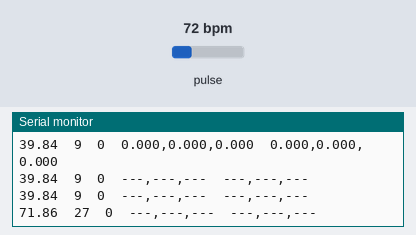
This sketch was run on a simulated ESP8266 (NodeMCU). Shown: the last lines printed to the serial monitor. The inputs (shaded band) are chosen by the test bench; at power-on: pulse 72 bpm. WiFi joins after 1.5 s; servers stay silent unless stated.

Above: at 2.7 s.
2.8 s: pulse set to 42 bpm
At 2.87 s:
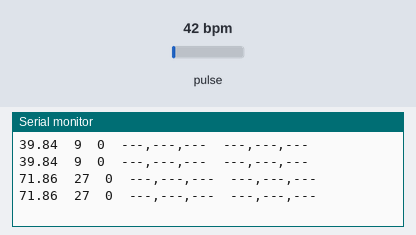
4.3 s: pulse set to 70 bpm
At 4.48 s:
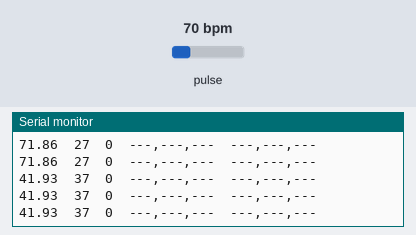
Timing chart, 0 to 7.3 s (numbered marks = the images above; inputs shaded):
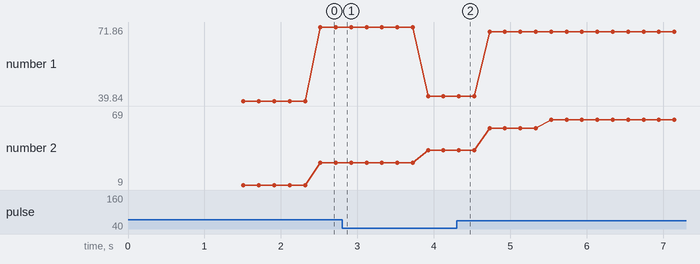

Measured:
- plotted number 1: 71.86 → 41.93 after the input at 2.8 s, 41.93 → 69.85 after the input at 4.3 s
- plotted number 2: 27 → 37 after the input at 2.8 s, 37 → 69 after the input at 4.3 s

The sketch:

Hardware_Code.ino
```cpp
#include <Wire.h>
#include "MAX30105.h"
#include "heartRate.h"
#include "spo2_algorithm.h"
#include <ESP8266WiFi.h>
#include <WiFiUdp.h>

#define SDA_PIN 4
#define SCL_PIN 5

// WiFi settings - must match sender
const char* ssid = "Redmi";
const char* password = "12345678";
const int udpPort = 1234;

MAX30105 particleSensor;
WiFiUDP udp;

// Heart rate variables
const byte RATE_SIZE = 4;
byte rates[RATE_SIZE];
byte rateSpot = 0;
long lastBeat = 0;
float beatsPerMinute;
int beatAvg;

// SpO2 variables
#define MAX_BRIGHTNESS 255
uint32_t irBuffer[100];
uint32_t redBuffer[100];
int32_t spo2;
int8_t validSPO2;
int32_t heartRate;
int8_t validHeartRate;

// MPU variables (received from sender)
float mpu1AccX, mpu1AccY, mpu1AccZ;
float mpu2AccX, mpu2AccY, mpu2AccZ;
unsigned long lastMpuUpdate = 0;

// Timing variables
unsigned long lastSpo2Calculation = 0;
const unsigned long spo2CalculationInterval = 4000;
unsigned long lastDataPrint = 0;
const unsigned long printInterval = 200;

void setup() {
  Serial.begin(115200);
  while (!Serial);

  // Connect to WiFi
  WiFi.begin(ssid, password);
  Serial.print("Connecting to WiFi");
  while (WiFi.status() != WL_CONNECTED) {
    delay(500);
    Serial.print(".");
  }
  Serial.println("\nConnected! IP: " + WiFi.localIP().toString());
  udp.begin(udpPort);

  // Initialize MAX30102
  Wire.begin(SDA_PIN, SCL_PIN);
  Wire.setClock(400000);

  if (!particleSensor.begin(Wire, I2C_SPEED_FAST)) {
    Serial.println("MAX30102 not found");
    while (1);
  }

  // Configure sensor
  particleSensor.setup(60, 1, 2, 400, 411, 4096);
  particleSensor.enableDIETEMPRDY();

  Serial.println("Place finger on sensor for readings");
}

void loop() {
  // Check for incoming MPU data
  int packetSize = udp.parsePacket();
  if (packetSize) {
    char incomingPacket[50];
    int len = udp.read(incomingPacket, 50);
    if (len > 0) {
      incomingPacket[len] = 0;
      processMpuData(incomingPacket);
      lastMpuUpdate = millis();
    }
  }

  // Original MAX30102 code (unchanged)
  long irValue = particleSensor.getIR();

  if (checkForBeat(irValue)) {
    long delta = millis() - lastBeat;
    lastBeat = millis();
    beatsPerMinute = 60 / (delta / 1000.0);

    if (beatsPerMinute < 255 && beatsPerMinute > 20) {
      rates[rateSpot++] = (byte)beatsPerMinute;
      rateSpot %= RATE_SIZE;
      beatAvg = 0;
      for (byte x = 0; x < RATE_SIZE; x++) beatAvg += rates[x];
      beatAvg /= RATE_SIZE;
    }
  }

  static int spo2BufferIndex = 0;
  if (particleSensor.available()) {
    redBuffer[spo2BufferIndex] = particleSensor.getRed();
    irBuffer[spo2BufferIndex] = particleSensor.getIR();
    particleSensor.nextSample();

    if (++spo2BufferIndex >= 100) {
      spo2BufferIndex = 0;
      if (millis() - lastSpo2Calculation >= spo2CalculationInterval) {
        maxim_heart_rate_and_oxygen_saturation(irBuffer, 100, redBuffer, &spo2, &validSPO2, &heartRate, &validHeartRate);
        lastSpo2Calculation = millis();
      }
    }
  }

  // Combined data output
  if (millis() - lastDataPrint >= printInterval) {
    static unsigned int printCount = 0;
    if (printCount++ % 25 == 0) {
      Serial.println("\nTime\tIR\tBPM\tAvgBPM\tSpO2%\tMPU1 Acc\t\tMPU2 Acc");
    }


    if (irValue > 50000) {
      Serial.print(beatsPerMinute);
      Serial.print("\t");
      Serial.print(beatAvg);
      Serial.print("\t");
      Serial.print(validSPO2 ? spo2 : 0);
    } else {
      Serial.print("---\t---\t---");
    }

    Serial.print("\t");
    // Print MPU data if received within last 2 seconds
    if (millis() - lastMpuUpdate < 2000) {
      Serial.print(mpu1AccX, 3); Serial.print(",");  // Changed to 6 decimal places
      Serial.print(mpu2AccX, 3); Serial.print(",");
      Serial.print(mpu1AccY, 3); Serial.print("\t");
      Serial.print(mpu2AccY, 3); Serial.print(",");
      Serial.print(mpu1AccZ, 3); Serial.print(",");
      Serial.print(mpu2AccZ, 3);
    } else {
      Serial.print("---,---,---\t---,---,---");
    }

    Serial.println();
    lastDataPrint = millis();
  }
}

void processMpuData(char* data) {
  char* token = strtok(data, ",");
  if (token) mpu1AccX = atof(token);
  token = strtok(NULL, ",");
  if (token) mpu1AccY = atof(token);
  token = strtok(NULL, ",");
  if (token) mpu1AccZ = atof(token);
  token = strtok(NULL, ",");
  if (token) mpu2AccX = atof(token);
  token = strtok(NULL, ",");
  if (token) mpu2AccY = atof(token);
  token = strtok(NULL, ",");
  if (token) mpu2AccZ = atof(token);
}
```
